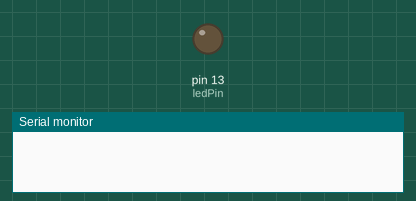
Bench run of a sketch on a simulated Arduino Uno, built with avr-gcc and run on an emulated ATmega328P. Parts: output pins drawn as LEDs (lit = HIGH), the last lines printed to the serial monitor.

Above: at 2.5 s.
At 7.5 s:
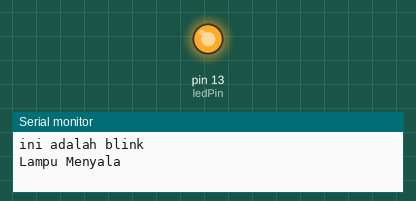
Timing chart, 0 to 13.0 s (numbered marks = the images above):
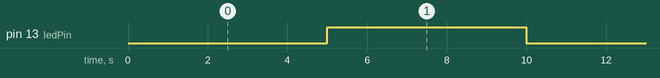

The sketch:

BlinkWithoutDelay.ino
```cpp
// constants won't change. Used here to set a pin number:
const int ledPin = LED_BUILTIN;  // the number of the LED pin

// Variables will change:
int ledState = LOW;  // ledState used to set the LED

// Generally, you should use "unsigned long" for variables that hold time
// The value will quickly become too large for an int to store
unsigned long previousMillis = 0;  // will store last time LED was updated

// constants won't change:
const long interval = 5000;  // interval at which to blink (milliseconds)

void setup() {
  // set the digital pin as output:
  pinMode(ledPin, OUTPUT);
  Serial.begin(9600);
}

void loop() {
  // here is where you'd put code that needs to be running all the time.

  // check to see if it's time to blink the LED; that is, if the difference
  // between the current time and last time you blinked the LED is bigger than
  // the interval at which you want to blink the LED.

  unsigned long currentMillis = millis();

  if (currentMillis - previousMillis >= interval) {
    // save the last time you blinked the LED
    Serial.println("ini adalah blink");
    previousMillis = currentMillis;

    // if the LED is off turn it on and vice-versa:
    if (ledState == LOW) {
      ledState = HIGH;
      Serial.println("Lampu Menyala");
    } else {
      ledState = LOW;
      Serial.println("Lampu Mati");
    }

    // set the LED with the ledState of the variable:
    digitalWrite(ledPin, ledState);
  }
}
```

Measured:
- by itself, pin 13 (ledPin): alternates HIGH for 5.0 s and LOW for 5.0 s
